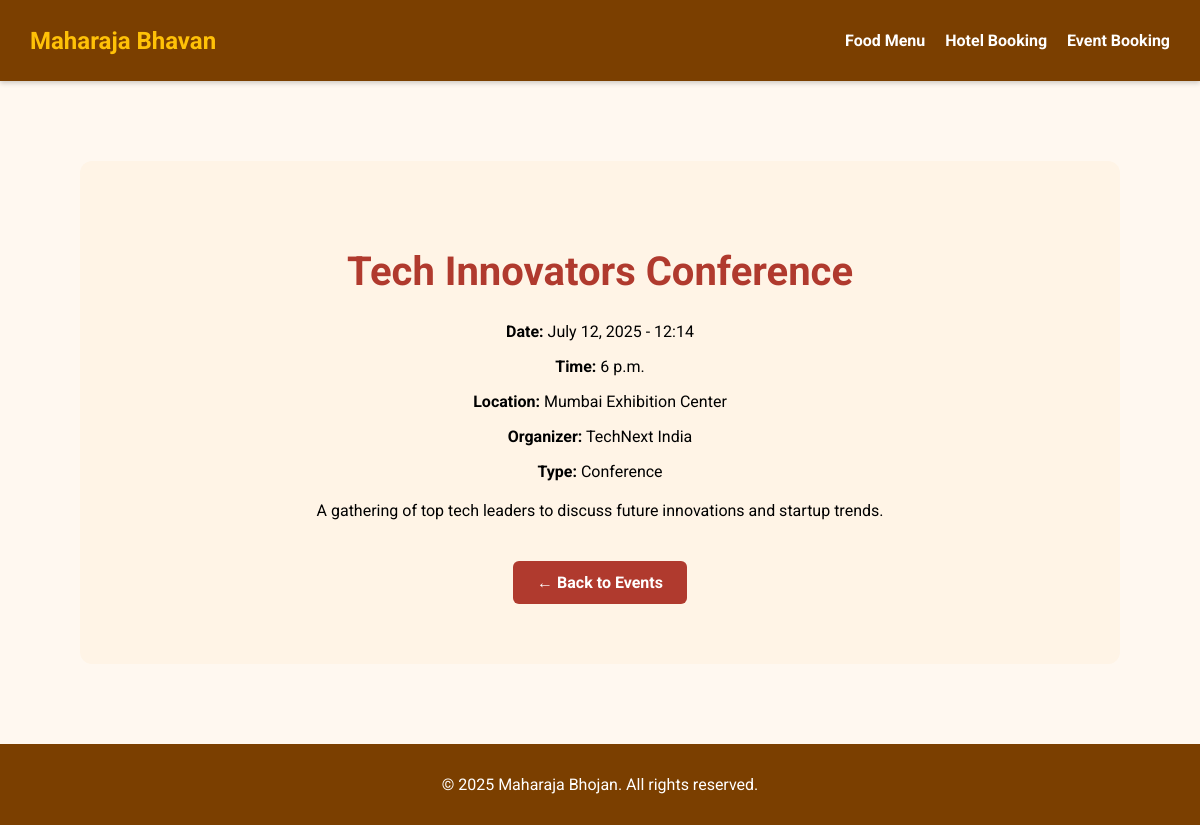
Page /event/event/1/ on the committed database.
### event/models.py (models this page shows, shortened)
class Event(models.Model):
    title = models.CharField(max_length=100)
    description = models.TextField(blank=True, null=True)
    date = models.DateTimeField()
    time = models.TimeField()
    event_type = models.CharField(max_length=50, choices=[
        ('conference', 'Conference'),
        ('workshop', 'Workshop'),
        ('seminar', 'Seminar'),
        ('webinar', 'Webinar'),
        ('meetup', 'Meetup'),
        ('networking', 'Networking'),
        ('festival', 'Festival'),
        ('concert', 'Concert'),
        ('exhibition', 'Exhibition'),
        ('trade_show', 'Trade Show'),
        ('panel_discussion', 'Panel Discussion'),
        ('product_launch', 'Product Launch'),
        ('community_event', 'Community Event'),
        ('charity_event', 'Charity Event'),
        ('sports_event', 'Sports Event'),
        ('cultural_event', 'Cultural Event'),
        ('educational_event', 'Educational Event'),
        ('corporate_event', 'Corporate Event'),
        ('social_event', 'Social Event'),
        ('wedding', 'Wedding'),
        ('birthday_party', 'Birthday Party'),
        ('anniversary', 'Anniversary'),
        ('family_reunion', 'Family Reunion'),
        ('graduation', 'Graduation'),
        ('holiday_party', 'Holiday Party'),
        ('retirement_party', 'Retirement Party'),
        ('theater_performance', 'Theater Performance'),
        ('film_screening', 'Film Screening'),
        ('art_show', 'Art Show'),
        ('book_signing', 'Book Signing'),
        ('food_festival', 'Food Festival'),
        ('other', 'Other'),
    ])
    location = models.CharField(max_length=255)
    organizer = models.CharField(max_length=100)
    image = models.ImageField(upload_to='event_images/', blank=True, null=True)
    is_active = models.BooleanField(default=True)
    created_at = models.DateTimeField(auto_now_add=True)
    updated_at = models.DateTimeField(auto_now=True)

### event/views.py (the view)
# urls.py: path('event/<int:event_id>/', view=EventView.event_details, name='event_details'),
    def event_details(request, event_id):
        event = Event.objects.get(id=event_id)
        context = {
            'event': event,
        }
        return render(request, 'event/event_details.html', context)

### event/templates/event/event_details.html (shortened to what this page needs)
{% extends 'base.html' %}
{% load static %}
{% block content %}
<div class="main-content">
    <div class="hero">
        <h1>{{ event.title }}</h1>
        <p><strong>Date:</strong> {{ event.date|date:"F d, Y - H:i" }}</p>
        <p><strong>Time:</strong> {{ event.time }}</p>
        <p><strong>Location:</strong> {{ event.location }}</p>
        <p><strong>Organizer:</strong> {{ event.organizer }}</p>
        <p><strong>Type:</strong> {{ event.get_event_type_display }}</p>
        {% if event.description %}
            <p style="margin-top: 20px;">{{ event.description }}</p>
        {% endif %}
        <a href="{% url 'event:events' %}" class="btn" style="margin-top: 25px; display: inline-block;">← Back to Events</a>
    </div>
</div>
{% endblock %}

### static/css/base.css (style rules this page uses)
body { margin: 0; font-family: 'Roboto', sans-serif; background-color: #fff8f0; }
.main-content { padding: 40px; text-align: center; }
.hero { padding: 60px 20px; background-color: #fff4e6; border-radius: 12px; }
.hero h1 { font-size: 2.5rem; color: #b03a2e; }
.btn { background-color: #b03a2e; color: white; padding: 12px 24px; text-decoration: none; border-radius: 6px; font-weight: bold; }

### rows in the picture
Event: title "Tech Innovators Conference", date "July 12, 2025 - 12:14", time "6 p.m.", location "Mumbai Exhibition Center", organizer "TechNext India", event_type "Conference", description "A gathering of top tech leaders to discuss future innovations and startup trends."
